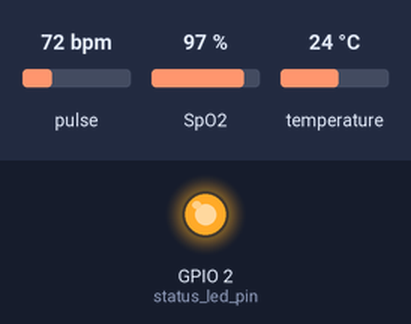
Recording of a sketch running on a simulated ESP32. Shown: output pins drawn as LEDs (lit = HIGH). Inputs (shaded band) come from the test bench; at power-on: temperature 24 °C, pulse 72 bpm, SpO2 97 %. WiFi joins after 1.5 s; servers stay silent unless stated; uploads are accepted with an empty reply; what the sketch prints to the serial monitor is not drawn.

Above: at 3.7 s.
3.8 s: temperature set to 20.4 °C
8.8 s: temperature set to 19.2 °C
At 9.7 s:
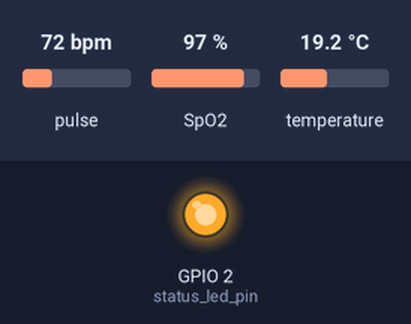
18.2 s: temperature set to 28 °C
At 21.41 s:
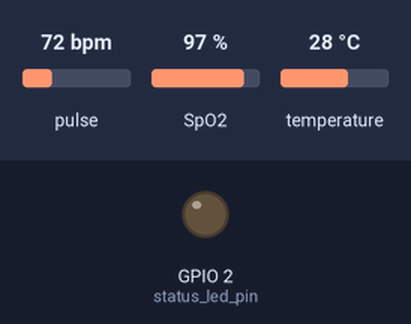
Timing chart, 0 to 27.8 s (numbered marks = the images above; inputs shaded):
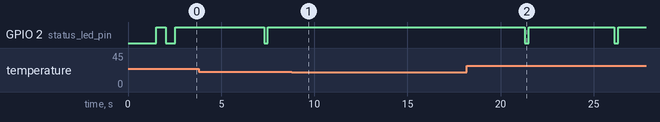

Measured:
- after the input at 8.8 s, GPIO 2 (status_led_pin): stops changing and stays HIGH
- after the input at 18.2 s, GPIO 2 (status_led_pin): alternates HIGH for 4.6 s and LOW for 0.21 s, starting after 3.1 s

The sketch:

ventilator_sensor_node.ino
```cpp
/**
 * MedNova Ventilator Telemetry Node for ESP32
 *
 * Reads live SpO2 + heart rate from a MAX30102 pulse-oximeter and patient
 * temperature from a waterproof DS18B20 probe, then POSTs them to the MedNova
 * backend's IoT ingestion API.
 *
 * Hardware:
 * - ESP32 Development Board (e.g. ESP32-WROOM-32)
 * - MAX30102 pulse oximeter  -> I2C: SDA=GPIO21, SCL=GPIO22, VIN=3V3, GND=GND
 * - DS18B20 waterproof probe -> DATA=GPIO4, VDD=3V3, GND=GND
 *                               + 4.7k resistor between DATA and 3V3 (required)
 * - Status LED on GPIO 2 (built-in on most boards)
 *
 * Libraries (Arduino Library Manager):
 * - "SparkFun MAX3010x Pulse and Proximity Sensor Library"
 * - "DallasTemperature" (by Miles Burton)   -- pulls in "OneWire" by Paul Stoffregen
 */

#include <WiFi.h>
#include <HTTPClient.h>
#include <Wire.h>
#include <MAX30105.h>
#include "spo2_algorithm.h"
#include <OneWire.h>
#include <DallasTemperature.h>

// =========================================================================
// 1. CONFIGURATION PARAMETERS (Modify these to match your environment)
// =========================================================================

// Network Credentials
const char* wifi_ssid     = "MANMEET";
const char* wifi_password = "10102020";

// MedNova API Server. Use the host machine's LAN IP -- not localhost/127.0.0.1 --
// and make sure uvicorn runs with --host 0.0.0.0.
const char* backend_url   = "http://10.85.55.127:8000/api/v1/iot/readings";

// Precompiled connection code (5-digit numeric pairing code).
// Must match a devices.connection_code row that has an ACTIVE patient assignment,
// otherwise the server answers 404 (unknown device) or 400 (no patient).
const char* connection_code = "29381";

// Pin map
const int status_led_pin = 2;
const int temp_probe_pin = 4;

// -- Calibration knobs -----------------------------------------------------
// A DS18B20 taped to skin or tucked in an axilla reads BELOW core temperature,
// and every probe/placement differs. Compare against a clinical thermometer once
// and trim this offset; do not "fix" a low reading by widening the valid range.
const float temp_offset_c = 0.0;

// Mean IR level below which we assume no finger is on the sensor. Raise it if the
// node posts readings with nothing attached, lower it for cold/poorly perfused hands.
const long finger_ir_threshold = 50000;

// =========================================================================
// 2. HARDWARE OBJECTS & SAMPLE BUFFERS
// =========================================================================
MAX30105 pulseSensor;
OneWire oneWire(temp_probe_pin);
DallasTemperature tempProbe(&oneWire);

// The Maxim algorithm wants a fixed window. At sampleRate 100 with 4x averaging the
// sensor emits ~25 Hz, so 100 samples is a 4-second window -- one reading per cycle.
// ponytail: whole-window-at-a-time instead of a sliding window. That caps updates at
// ~0.25 Hz; shift the buffer by 25 samples per pass if the ward wants 1 Hz traces.
const int32_t sample_count = 100;
uint32_t ir_buffer[sample_count];
uint32_t red_buffer[sample_count];

// =========================================================================
// 3. SETUP & INITIALIZATION
// =========================================================================
void setup() {
  Serial.begin(115200);
  delay(1000);

  Serial.println("\n====================================");
  Serial.println("MedNova ESP32 Ventilator Node v2.0.0");
  Serial.println("====================================");

  pinMode(status_led_pin, OUTPUT);
  digitalWrite(status_led_pin, LOW);

  // A missing sensor must halt, not silently stream nothing. Blink forever so the
  // fault is visible on a node with no serial monitor attached.
  if (!pulseSensor.begin(Wire, I2C_SPEED_FAST)) {
    Serial.println("FATAL: MAX30102 not found on I2C. Check SDA=21 / SCL=22 and 3V3 power.");
    while (true) flashLED(1, 150);
  }
  // Red + IR at 411us pulse width -- the reference configuration for the Maxim SpO2 algorithm.
  pulseSensor.setup(60, 4, 2, 100, 411, 4096);

  tempProbe.begin();
  if (tempProbe.getDeviceCount() == 0) {
    Serial.println("FATAL: no DS18B20 on the 1-Wire bus. Check GPIO4 and the 4.7k pull-up.");
    while (true) flashLED(2, 150);
  }

  Serial.println("Sensors online. Place a finger on the MAX30102 to begin.");
  connectToWiFi();
}

// =========================================================================
// 4. MAIN LOOP
// =========================================================================
void loop() {
  if (WiFi.status() != WL_CONNECTED) {
    connectToWiFi();
  }

  // Blocks for one ~4s acquisition window, which also paces transmission.
  float spo2, heart_rate;
  if (!readPulseOximeter(&spo2, &heart_rate)) {
    return;
  }

  float temperature;
  if (!readTemperature(&temperature)) {
    return;
  }

  Serial.printf("SpO2 %.1f%%  HR %.1f bpm  Temp %.2f C\n", spo2, heart_rate, temperature);
  dispatchTelemetry(buildPayload(spo2, heart_rate, temperature));
}

// =========================================================================
// 5. WI-FI MANAGEMENT
// =========================================================================
void connectToWiFi() {
  Serial.print("Connecting to Wi-Fi: ");
  Serial.println(wifi_ssid);

  WiFi.begin(wifi_ssid, wifi_password);

  int attempts = 0;
  while (WiFi.status() != WL_CONNECTED && attempts < 20) {
    delay(500);
    Serial.print(".");
    digitalWrite(status_led_pin, !digitalRead(status_led_pin));
    attempts++;
  }

  if (WiFi.status() == WL_CONNECTED) {
    digitalWrite(status_led_pin, HIGH);
    Serial.println("\nWi-Fi Connected successfully!");
    Serial.print("IP Address: ");
    Serial.println(WiFi.localIP());
  } else {
    digitalWrite(status_led_pin, LOW);
    Serial.println("\nWi-Fi connection failed. Will retry in loop.");
  }
}

// =========================================================================
// 6. SENSOR ACQUISITION
// =========================================================================

/**
 * Fills the sample window and runs the Maxim SpO2/HR algorithm.
 * Returns false (and posts nothing) whenever the reading cannot be trusted --
 * no finger, or the algorithm flagging its own output invalid. Publishing a
 * fabricated vital to a monitoring dashboard is worse than publishing none.
 */
bool readPulseOximeter(float* spo2_out, float* heart_rate_out) {
  double ir_total = 0;
  for (int32_t i = 0; i < sample_count; i++) {
    while (!pulseSensor.available()) pulseSensor.check();
    red_buffer[i] = pulseSensor.getRed();
    ir_buffer[i]  = pulseSensor.getIR();
    ir_total += ir_buffer[i];
    pulseSensor.nextSample();
  }

  if (ir_total / sample_count < finger_ir_threshold) {
    Serial.println("Waiting for finger on MAX30102...");
    return false;
  }

  int32_t spo2, heart_rate;
  int8_t spo2_valid, heart_rate_valid;
  maxim_heart_rate_and_oxygen_saturation(
    ir_buffer, sample_count, red_buffer,
    &spo2, &spo2_valid, &heart_rate, &heart_rate_valid);

  // The server rejects out-of-range vitals with a 422, so gate on the same bounds
  // it enforces (spo2 0-100, heart_rate 0-300) plus a physiological floor.
  if (!spo2_valid || spo2 < 70 || spo2 > 100) {
    Serial.println("Discarded: SpO2 reading not stable yet.");
    return false;
  }
  if (!heart_rate_valid || heart_rate < 30 || heart_rate > 250) {
    Serial.println("Discarded: heart rate reading not stable yet.");
    return false;
  }

  *spo2_out = (float)spo2;
  *heart_rate_out = (float)heart_rate;
  return true;
}

/** Reads the waterproof probe. Returns false on a disconnected or implausible probe. */
bool readTemperature(float* temperature_out) {
  tempProbe.requestTemperatures();
  float celsius = tempProbe.getTempCByIndex(0);

  if (celsius == DEVICE_DISCONNECTED_C) {
    Serial.println("Discarded: DS18B20 not responding.");
    return false;
  }

  celsius += temp_offset_c;

  // Server contract is 20-50 C. Anything outside it is a wiring or placement fault,
  // not a patient -- clamping would hide that, so drop the packet instead.
  if (celsius < 20.0 || celsius > 50.0) {
    Serial.printf("Discarded: temperature %.2f C is outside the 20-50 C range.\n", celsius);
    return false;
  }

  *temperature_out = celsius;
  return true;
}

// =========================================================================
// 7. TELEMETRY SERIALIZATION & TRANSMISSION
// =========================================================================

/**
 * Builds the IotIngestPayload body. `timestamp` is deliberately omitted -- the
 * backend defaults it to receipt time, which saves an NTP client and an RTC.
 * ponytail: add SNTP + an ISO-8601 timestamp field if readings ever need to
 * survive a network stall without collapsing onto the reconnect time.
 */
String buildPayload(float spo2, float heart_rate, float temperature) {
  char payload[160];
  snprintf(payload, sizeof(payload),
           "{\"connection_code\":\"%s\",\"spo2\":%.1f,\"heart_rate\":%.1f,\"temperature\":%.2f}",
           connection_code, spo2, heart_rate, temperature);
  return String(payload);
}

void dispatchTelemetry(String json_payload) {
  if (WiFi.status() != WL_CONNECTED) {
    Serial.println("Telemetry skipped: No Wi-Fi Connection");
    return;
  }

  digitalWrite(status_led_pin, LOW);

  HTTPClient http;

  Serial.println("\n--- Dispatching Telemetry ---");
  Serial.print("Payload: ");
  Serial.println(json_payload);

  http.begin(backend_url);
  http.addHeader("Content-Type", "application/json");
  // Without these a dead server stalls the node for the platform default (~60s).
  http.setConnectTimeout(5000);
  http.setTimeout(5000);

  int http_code = http.POST(json_payload);

  if (http_code > 0) {
    Serial.print("HTTP Response Code: ");
    Serial.println(http_code);

    if (http_code == HTTP_CODE_CREATED || http_code == HTTP_CODE_OK) {
      Serial.println("Telemetry successfully accepted!");
      digitalWrite(status_led_pin, HIGH);
    } else {
      // 404 = connection_code not registered. 400 = device has no active patient
      // assignment. 422 = a value fell outside the server's range.
      Serial.print("Ingestion rejected: ");
      Serial.println(http.getString());
      flashLED(3, 100);
    }
  } else {
    Serial.print("HTTP POST failed, transport error: ");
    Serial.println(http.errorToString(http_code).c_str());
    flashLED(2, 400);
  }

  http.end();
}

void flashLED(int count, int delay_ms) {
  for (int i = 0; i < count; i++) {
    digitalWrite(status_led_pin, HIGH);
    delay(delay_ms);
    digitalWrite(status_led_pin, LOW);
    delay(delay_ms);
  }
}
```
